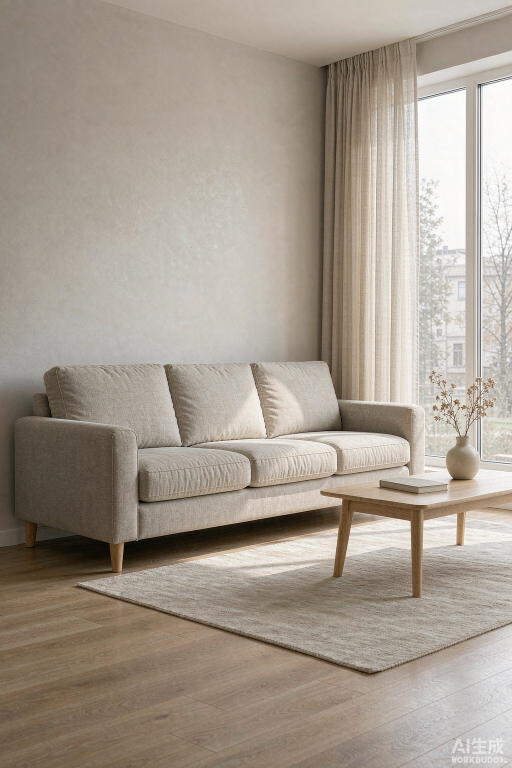
#> input picture assets/scenes/batch2/e01_sofa.jpg, 1024 x 1536 px (shown at 1/2 size); its folder holds only this picture in this run
$ python step17_planned_generate.py ../assets/scenes/batch2/e01_sofa.jpg
#> lines starting #> are read from the running program, lines starting #| are printed output that depends on the picture
### api/ark.py
"""火山引擎方舟（Ark）最小客户端：图像生成/编辑 + 视觉语言模型。

只用标准库（urllib），不引第三方依赖，便于原型阶段快速验证。
密钥从项目根目录的 `.env` 读（见 `.env.example`），绝不硬编码、绝不打印完整值。
"""

from __future__ import annotations

import base64
import json
import os
import urllib.error
import urllib.request


def load_env(path: str | None = None) -> dict:
    here = os.path.dirname(os.path.dirname(os.path.abspath(__file__)))
    path = path or os.path.join(here, ".env")
    env: dict = {}
    if not os.path.exists(path):
        return env
    with open(path, "r", encoding="utf-8") as f:
        for line in f:
            line = line.strip()
            if not line or line.startswith("#") or "=" not in line:
                continue
            k, v = line.split("=", 1)
            env[k.strip()] = v.strip()
    return env


ENV = load_env()
API_KEY = ENV.get("ARK_API_KEY", "")
BASE_URL = ENV.get("ARK_BASE_URL", "https://ark.cn-beijing.volces.com/api/v3")
IMAGE_MODEL = ENV.get("ARK_IMAGE_MODEL", "doubao-seedream-5-0-flash-260915")
VLM_MODEL = ENV.get("ARK_VLM_MODEL", "doubao-seed-2-1-lite-260915")


# [4 lines left out: function masked_key, not called in this run]


def _post(path: str, payload: dict, timeout: int = 180) -> tuple[int, dict]:
    url = f"{BASE_URL}{path}"
    data = json.dumps(payload).encode("utf-8")
    req = urllib.request.Request(url, data=data, method="POST")
    req.add_header("Content-Type", "application/json")
    req.add_header("Authorization", f"Bearer {API_KEY}")
    try:
        with urllib.request.urlopen(req, timeout=timeout) as resp:
            return resp.status, json.loads(resp.read().decode("utf-8"))
    except urllib.error.HTTPError as e:
        body = e.read().decode("utf-8", errors="replace")
        try:
            return e.code, json.loads(body)
        except json.JSONDecodeError:
            return e.code, {"raw": body[:2000]}
    except Exception as e:  # 网络层错误
        return -1, {"error": f"{type(e).__name__}: {e}"}


def image_path_to_data_uri(path: str, max_side: int = 1536,
                           keep_alpha: bool = False,
                           bg: tuple[int, int, int] | None = None) -> str:
    """本地图转 data URI。顺手压到长边 max_side，控制请求体体积。

    keep_alpha=True 时输出 PNG 并保留透明通道（用来测"透明底是否消除白边"）。
    bg 不为空时把图合成到指定纯色底上（用来测"中性灰底"）。
    """
#> called with path = 'assets/scenes/batch2/e01_sofa.jpg', max_side = 640, keep_alpha = False
    from PIL import Image
    import io

    im = Image.open(path)
#> im is the input picture: PIL image 1024x1536 RGB; mean R, G, B 165.4, 155.1, 143.1
    if keep_alpha and im.mode in ("RGBA", "LA"):
        im = im.convert("RGBA")
        if bg is not None:
            canvas = Image.new("RGB", im.size, bg)
            canvas.paste(im, (0, 0), im)
            im = canvas
        fmt, quality = "PNG", None
    else:
        im = im.convert("RGB")
        if bg is not None:
            canvas = Image.new("RGB", im.size, bg)
            canvas.paste(im, (0, 0))
            im = canvas
        fmt, quality = "JPEG", 92

    if max(im.size) > max_side:
        r = max_side / max(im.size)
        im = im.resize((int(im.width * r), int(im.height * r)), Image.LANCZOS)
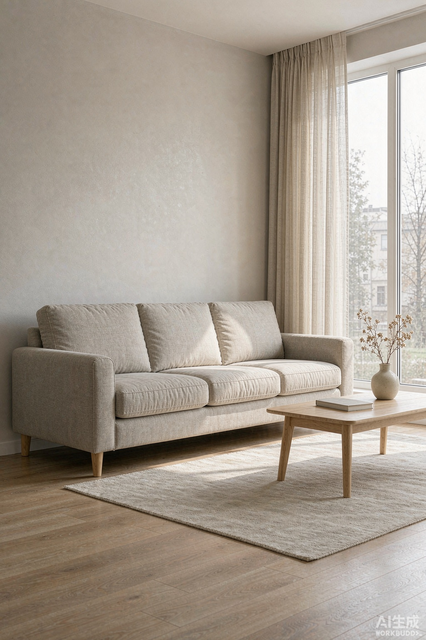
#> im: PIL image 426x640 RGB; mean R, G, B 165.4, 155.1, 143.1
    buf = io.BytesIO()
    if fmt == "PNG":
        im.save(buf, format="PNG")
        mime = "image/png"
    else:
        im.save(buf, format="JPEG", quality=quality)
        mime = "image/jpeg"
    b64 = base64.b64encode(buf.getvalue()).decode("ascii")
    return f"data:{mime};base64,{b64}"


# [26 lines left out: functions generate, download, not called in this run]

### s3/characters.py
"""角色注册表：把"是哪个角色"从代码里抽出来。

## 为什么要抽

在这之前，角色是**写死在代码里的**：
`_encode_refs()` 固定读 `05_chibi_front.png` / `05_chibi_side.png`，
`build_sprite_prompt()` 固定写"蓝色渐变长发、Q 版 2 到 2.5 头身"，
立绘缓存固定存在 `assets/sprites/`。加第二个角色就得改这三处，
而且两套立绘会撞名。

## 一个角色由什么定义

| 字段 | 作用 | 错了会怎样 |
|---|---|---|
| `refs` | 生成立绘时的参考图 | 换脸、换衣服 |
| `identity` | 提示词里的外形描述 | 同上 |
| `body` | 体型描述（头身比） | Q 版和成人比例串味 |
| `scale` | 相对人物身高的比例 | 大小全错 |
| `sprite_dir` | 立绘缓存目录 | 两个角色的立绘互相覆盖 |

`scale` 是**相对人物身高**，不是绝对厘米：
- `chibi` 0.26 → 175cm 的人旁边约 45cm，读作"手办/玩偶"
- `mature` 0.92 → 约 160cm，读作"站在旁边的人"

## 体型和姿态描述是两件事

动作库里的 `desc` 描述的是**姿态**（坐在哪、手放哪、朝哪看），
它在不同体型之间基本通用；但有些词是 Q 版专用的（"短腿"、"圆圆的小团子"）。
所以 `Action` 保留 `desc` 作为默认，需要时用 `desc_by_body` 覆盖——
不把两份文案硬塞进同一个字段。

## 关于等身角色的已知缺口

- **没有遮挡**：她永远画在最前面。站/坐在人物旁边没问题，
  "从背后探头"这类需要被人物手臂挡住的就不能用（立绘路线的固有限制）。
- **物件路线的尺度常量不适用**：`SEAT_H_FRAC` 是按玩偶定的（占画面高 12~42%），
  等身角色坐上去会偏小，而且 `SEAT_H_RANGE` 会把她夹到 42% 以内。
  等身角色目前只走人物路线。
"""

from __future__ import annotations

import os
from dataclasses import dataclass, field

HERE = os.path.dirname(os.path.abspath(__file__))
ROOT = os.path.dirname(HERE)
CHAR_ROOT = os.path.join(ROOT, "assets", "characters")


# 参照人物的假定身高。照片里量不出绝对厘米数，只能如此：
# "她 60cm 高" → 占人物身高的 60/175 ≈ 0.343。换一批人群（儿童照片）会偏，
# 但比"拍脑袋给个百分比"有物理含义，至少改身高时只改一个数。
REF_PERSON_CM = 175.0


@dataclass(frozen=True)
class Character:
    id: str
    name: str
    refs: tuple[str, ...]          # 参考图（绝对路径），顺序传给生成接口
    identity: str                  # 提示词里的外形描述
    body: str                      # 体型 / 头身比
    height_cm: float               # **真实身高**，产品的硬规定
    scale: float                   # 相对人物身高
    sprite_dir: str = ""           # 立绘缓存目录
    note: str = ""

    def sprite_dir_or_default(self) -> str:
        return self.sprite_dir or os.path.join(CHAR_ROOT, self.id, "sprites")


def _ref(*parts: str) -> str:
    return os.path.join(ROOT, "assets", *parts)


CHIBI = Character(
    id="chibi",
    name="Q 版鲸鱼娘",
    # 老仓是 assets/refs/crops/05_chibi_front.png，不动它——已经在用
    refs=(_ref("refs", "crops", "05_chibi_front.png"),
          _ref("refs", "crops", "05_chibi_side.png")),
    # 权威形象见 `s3/s2_prompt.py::CHAR_DESC`（用户提供的定稿描述）。
    # 这里保留简短版：立绘生成走参考图，短句 + 两张设定图比长句更稳，
    # 长句会稀释"三头身/小巧"这类结构约束。
    identity=("三头身 Q 版，深海蓝到海蓝的渐变长卷发、头顶弧形呆毛、白色蕾丝女仆发箍配"
              "亮蓝蝴蝶结、鲸鱼鳍状耳、深蓝女仆裙配白色荷叶边围裙（正中印小蓝鲸）、"
              "身后深蓝鲸尾、白色花边短袜配深蓝玛丽珍鞋"),
    body="Q 版 2 到 2.5 头身，头大身子小，四肢短圆",
    # 用户定死的产品规格：她真实身高 60 厘米。
    # 之前这里写 0.26（=45cm），是按"40cm 玩偶 + 一点余量"拍的。
    # 现在改成由身高反推：60 / 175 ≈ 0.343，改身高只需改 `height_cm`。
    height_cm=60.0,
    scale=60.0 / REF_PERSON_CM,
    # 老的 6 张立绘就在 assets/sprites/，直接沿用，不搬文件
    sprite_dir=os.path.join(ROOT, "assets", "sprites"),
    note="原型期角色，动作库和尺度常量都是按它标的",
)

MATURE = Character(
    id="dafeiyu_mature",
    name="鲸鱼娘（成人形态）",
    refs=(_ref("characters", "dafeiyu_mature", "front.png"),
          _ref("characters", "dafeiyu_mature", "side.png"),
          _ref("characters", "dafeiyu_mature", "face.png")),
    identity=("深蓝色长卷发（发梢渐变到浅蓝）、蓝色鲸鱼鳍状的耳、藏青与宝蓝拼接的女仆裙、"
              "白色荷叶边围裙（左下摆有鲸鱼刺绣）、胸前白底黑边束腰马甲、"
              "白色长袜、深蓝色玛丽珍小皮鞋、身后蓝色鲸尾"),
    # 这条必须改：拿"Q 版 2 头身"去生成成人设定图，模型会给她画成大头娃娃
    body="成年女性比例，约 7 头身，肩窄腰细、腿长",
    height_cm=160.0,
    scale=160.0 / REF_PERSON_CM,
    note="等身；没有遮挡处理，只能用于不与人重叠的动作",
)

REGISTRY: dict[str, Character] = {c.id: c for c in (CHIBI, MATURE)}
DEFAULT_ID = "chibi"


# [7 lines left out: function get_character, not called in this run]


def list_characters() -> list[dict]:
    return [{"id": c.id, "name": c.name, "scale": c.scale, "note": c.note}
            for c in REGISTRY.values()]

### s3/profile.py
"""照片画像（PhotoProfile）：一次 VLM 调用，把生成前后都要用的信息一次取回。

## 为什么要有这一层

改造前，一张照片在两条互不相干的地方被 VLM 问了两次：

1. `build_companion_prompt` 之前 —— 问腿部框，为了往提示词里写位置约束；
2. 后处理之前 —— 又问了一遍人物框和腿部框，为了当尺度尺子、并顺手问光向。

两次问的是同一张图上同样的事，白花一次调用、还多 1.5 秒。更糟的是两次结果可能
不一致（框略有差异），导致"提示词里说在 A、后处理按 B 算"。

现在统一成一次 `vlm_profile()`，产出 `PhotoProfile`，供三处消费：

| 字段 | 谁用 | 干什么 |
|---|---|---|
| framed | 动作路由 | 硬过滤：半身照不许选腿部动作 |
| person | S2.5 尺度归一 | 当尺子，目标高 = 人物身高 × scale_ratio |
| legs | S2.5 定位 | 定水平位置和落地线（底边就是鞋底） |
| light | S3 阴影 | 选 sun_left / left / auto |
| selfie | 动作路由 | 自拍照脸占比大，优先上半身动作 |
| has_prop | 预留 | 有可交互物件时以后走物件路线 |

## 为什么不让它一次把东西全找出来

`has_prop` 只做"有没有"的布尔判断，不要求给出物件的位置和类别。

实测经验：让 lite 级 VLM 同时做"多目标检测 + 类别判断 + 遮挡判断"，
漏检和错框会明显变多，而它做"两个框 + 几个单选判断"非常稳（框误差 <2%）。
需要物件框时另外发一次专门的问题，失败也只损失物件分支，不影响人物分支。

## framing 的判定口径

这是硬过滤的依据，口径必须写死，否则同一个词不同模型理解不一样：

- `closeup`：脸占画面高度一半以上，或只能看到头肩
- `half`   ：能看到腰部以上（含手），看不到膝盖
- `full`   ：能看到膝盖以下，或整个人完整入画
"""

from __future__ import annotations

import json
import re
from dataclasses import dataclass, field

from s3.actions import Action, enabled_actions

PROFILE_SYS = (
    "你是照片构图分析助手。给你一张照片，回答几个单选问题和两个外接框。\n"
    "坐标归一化到 0 到 999：左上角是 (0,0)，右下角是 (999,999)。\n"
    "\n"
    "framing 是景别，只能取以下三个值之一：\n"
    '  "closeup" 脸占画面高度一半以上，或只能看到头肩\n'
    '  "half"    能看到腰部以上（含手），但看不到膝盖\n'
    '  "full"    能看到膝盖以下，或整个人完整入画\n'
    "\n"
    "person 是「主要那个人」的外接框：上边取头发最高点，下边取鞋底最低点。\n"
    "  画面里有多个人的时候，只框离镜头最近、最居中的那一个，不要把其他人框进来。\n"
    "  景别是 closeup 时，如果画面里没有完整的头或脚，就按画面内实际能看到的部分给框。\n"
    "legs 是主要那个人双腿的外接框：上边取胯部，下边取鞋底最低点；看不到腿就给 null。\n"
    "\n"
    "light 是主光来向。**不依赖画面里有没有人**——看物体的亮暗面、看投影朝哪边倒：\n"
    '  "left"  亮面在左、影子朝右（光从左边来）\n'
    '  "right" 亮面在右、影子朝左（光从右边来）\n'
    '  "top"   光从正上方来，影子缩在物体脚下，桌面地面最亮\n'
    '  "flat"  阴天或室内散射光，各个面亮度差不多、看不出投影方向\n'
    "  画面里没有人时，照样根据家具、墙面、地面、树木的明暗和投影来判断，必须回答。\n"
    "\n"
    "selfie 是布尔：这张照片是不是本人手持设备自拍（手臂长度、脸离镜头近、"
    "视角略微从上往下）。\n"
    "has_prop 是布尔：画面里有没有清晰可坐或可依靠的物体。"
    "范围放宽——长椅、沙发、椅子、床、桌子、餐桌、书桌、台面、吧台、台阶、"
    "树干、栏杆都算。只要画面里有一件坐得上去或靠得上去的东西，就填 true。"
    "只判断有没有，不用给出位置。\n"
    "\n"
    "props 是这些可坐物件的列表（最多 3 个，按可坐性从高到低）。没有就输出空列表。\n"
    "  kind 只能取：sofa / bench / chair / bed / table / counter / step\n"
    "  桌子、台面的边缘同样可以坐，桌面台面也要报；近景只看到一段桌沿也要报。\n"
    "  不要因为\"这张照片看起来不像能坐人\"就不报，一件都找不到才输出空列表。\n"
    "  seat 框住的是**坐垫朝外那一面**：就是你正对着看到的那块竖直的布面/板面。\n"
    "    x1 / x2 是它的左右沿；y1 是这一面的**上沿**，也就是人坐上去时臀部落到的那条线；\n"
    "    y2 是下沿。\n"
    "  常见错误：不要框整件沙发（含靠背和扶手）；不要框裙边、底座、地面；"
    "不要把沙发前面的茶几算进去。\n"
    "  拿不准时，找坐垫上「水平的面」和「竖直的面」相交的那条棱，它就是 y1。\n"
    "  ✗ 不要把朝上的水平面当成这一面。桌面尤其容易错：从侧面看一张餐桌，"
    "你会看到一大块朝上的桌面，**不要**把它整个框进来（那会得到 y1≈0、x1=0、x2=999）；"
    "要的是桌面**前沿那条棱**所在的高度，seat 的上下两条边都贴着那条棱附近。\n"
    "\n"
    "objects 是画面里**所有占据空间的实体东西**，用来判断把小人物放上去会不会撞到。\n"
    "  这和 props 不是一个用途：props 只关心「能不能坐」，objects 关心「占了哪块地方」。\n"
    "  所以小东西也要报：杯子、盘子、碗、书、手机、笔记本电脑、花瓶、花盆、包、"
    "  台灯、遥控器，以及人。最多 6 个，按在画面里占的面积从大到小排。\n"
    "  kind 只能取：sofa / bench / chair / bed / table / counter / step / cup / plate / "
    "book / phone / laptop / vase / plant / bag / lamp / person / other\n"
    "  每项四个字段：\n"
    "    box     外接框 [x1, y1, x2, y2]，框住它**整个可见轮廓**；\n"
    "    base_y  它**底部与支撑面接触**的那条线的 y。杯子放在桌上 = 杯底那条线；\n"
    "            椅子放在地上 = 椅脚那条线；挂在墙上的画 = 它的下沿。\n"
    "    support 它底下撑着什么：\"floor\" 地面 / \"table\" 桌面或台面 / \"wall\" 墙 / \"unknown\"\n"
    "    solid   它是不是**实心的、人会撞上去**的东西。杯子、书、电脑、家具都是 true；\n"
    "            地毯、影子、窗户上的反光、远处的风景是 false。\n"
    "  只要能看出是独立一件东西就报，哪怕很小。桌上那杯咖啡如果漏了，"
    "小人就会被放到杯子里面去。\n"
    "\n"
    "只输出 JSON，不要解释、不要代码块标记。格式必须是：\n"
    '{"framing": "full", "person": [x1, y1, x2, y2], "legs": [x1, y1, x2, y2], '
    '"light": "left", "selfie": false, "has_prop": true, '
    '"props": [{"kind": "sofa", "seat": [x1, y1, x2, y2]}], '
    '"objects": [{"kind": "table", "box": [x1, y1, x2, y2], "base_y": 880, '
    '"support": "floor", "solid": true}, '
    '{"kind": "cup", "box": [x1, y1, x2, y2], "base_y": 860, '
    '"support": "table", "solid": true}]}\n'
    "看不到的部分写 null。\n"
    "画面里根本没有人时：framing 写 \"none\"、person 和 legs 写 null，"
    "但 light、has_prop、props、objects **仍然必须回答**。例如：\n"
    '{"framing": "none", "person": null, "legs": null, "light": "left", '
    '"selfie": false, "has_prop": true, '
    '"props": [{"kind": "bench", "seat": [120, 560, 880, 700]}], '
    '"objects": [{"kind": "bench", "box": [100, 480, 900, 700], "base_y": 700, '
    '"support": "floor", "solid": true}]}'
)

FRAMINGS = ("closeup", "half", "full")
LIGHTS = ("left", "right", "top", "flat")

# 动作的 anchor_region -> 给 VLM 的部位描述。只问当前动作需要的那一个，
# 不问"所有部位"：多问一个部位就多一份错框风险，而不需要的部位问了也没用。
ANCHOR_ASK = {
    "shoulder": "人物的双肩。要一条横向的窄框：上边取左右肩峰的最高点，"
                "下边取肩膀与上臂交界处，左右覆盖两侧肩膀外缘。不要框到脖子和头",
    "torso": "人物上衣的下摆边缘。要一条横向的窄框：只框衣服最下缘那一圈布料，"
             "上边不要超过下摆以上 3% 画面高度，不要框整件衣服",
    "head": "人物的头顶。框住头发最高处到眉骨这一段（含头顶头发）",
    "back": "人物的后背。左肩到右肩、肩线到腰线之间的区域",
}


@dataclass
class PhotoProfile:
    framing: str = ""                  # closeup / half / full / none
    person: list[int] | None = None
    legs: list[int] | None = None
    anchor: list[int] | None = None    # 当前动作的贴附部位框，见 ANCHOR_ASK
    anchor_part: str = ""
    light: str = ""
    selfie: bool = False
    has_prop: bool = False
    # 可坐物件。以前这是**第二次 VLM 调用**（`vlm_props`）拿的，
    # 现在并进同一次画像——物件路线因此从两次调用降到一次（5~7s → 2~3s）。
    # 类型用字符串是因为 `Prop` 定义在本类之后。
    props: "list[Prop]" = field(default_factory=list)
    # 2.5D 场景的原料：画面里所有占空间的实体（含杯子、书这类小物件），
    # 每条带外接框 + 接地线 + 支撑面 + 是否实体。建场景见 `s3/scene3d.py`。
    # `props` 回答"能不能坐"，`objects` 回答"占了哪块地方"——两个不同的问题，
    # 所以是两个字段，不是把 props 扩成 objects（那会让"可坐性"和"占位"互相稀释）。
    objects: "list" = field(default_factory=list)
    raw: dict = field(default_factory=dict)

    @property
    def has_person(self) -> bool:
        return bool(self.person) and self.framing not in ("", "none")

    # [91 lines left out: functions person_h_px, body_len_px, legs_h_px, foot_y_px, describe, _bbox, not called in this run]


def _user_text(anchor_part: str) -> str:
    base = ("请给出这张照片的画像。其中 props 要标的是**坐垫朝外竖立面**那一条前沿线，"
            "不是朝上的水平面——桌子的桌面朝上的那一大块不算。")
    ask = ANCHOR_ASK.get(anchor_part)
    if not ask:
        return base
    return (base + f"\n另外，请在 anchor 字段里给出{ask}。"
                   "这个部位接下来用来安放小人，位置偏差会直接看出来，请尽量准确。")


# [29 lines left out: function _validate_anchor, not called in this run]


def vlm_profile(photo_path: str, anchor_part: str = "",
                timeout: int = 60) -> PhotoProfile:
    """一次调用拿到整张照片的画像。失败时返回一个空画像（不抛异常）。

    `anchor_part` 传动作的 `anchor_region`（shoulder / torso / head / back）时，
    额外返回该部位的锚点框。这是给上半身动作的重定位用的——实测 `peek` 会把
    小人画成浮在肩膀外侧的空气里，"扒着肩膀"这类描述约束不住，必须拿到肩膀框
    再程序化搬过去。只问当前动作需要的那一个部位，多问一个就多一份错框风险。
    """
    from api.ark import ENV, _post, image_path_to_data_uri

    payload = {
        "model": ENV.get("ARK_VLM_MODEL", "doubao-seed-2-1-lite-260915"),
        "messages": [
            {"role": "system", "content": PROFILE_SYS},
            {"role": "user", "content": [
                {"type": "image_url",
                 "image_url": {"url": image_path_to_data_uri(photo_path, max_side=640)}},
                {"type": "text", "text": _user_text(anchor_part)},
            ]},
        ],
        "temperature": 0.0,
        # 520 不够了：多了 objects 数组（最多 6 条 × 框 + 接地线 + 支撑面 + 实体）。
        # 截断的后果不是"少几个字段"而是**整段 JSON 坏掉**，只能靠正则兜底，
        # 而兜底解析不出 objects，避让就静默失效了。
        "max_tokens": 980,
        "thinking": {"type": "disabled"},      # 关思考：39 秒 -> 约 1.5 秒
    }
    st, resp = _post("/chat/completions", payload, timeout=timeout)
#> (the rest of the program and of its run is left out)
